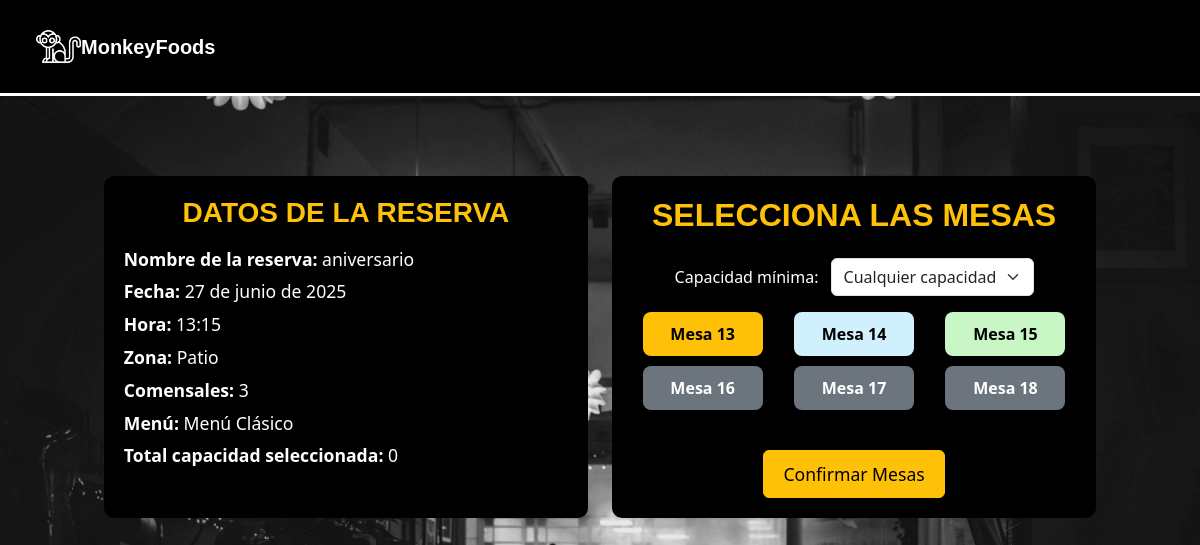
The app's page /reservas/elegir-mesas/52/ (signed in), older data.
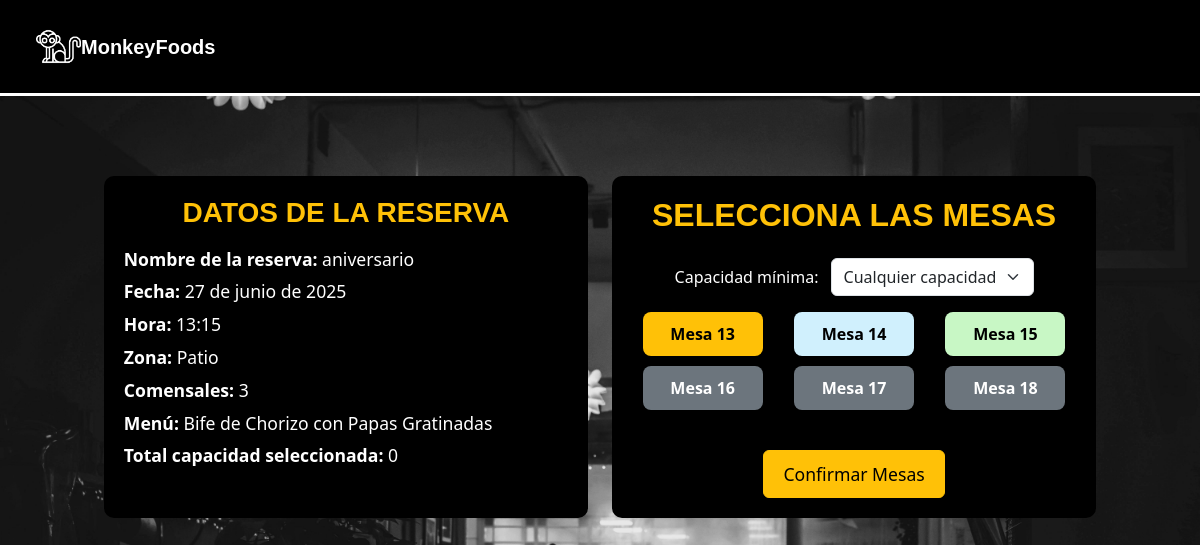
The same page, newer data.
### apps/reservas/models.py (models this page shows, shortened)
class Reserva(models.Model):
    ESTADOS_RESERVA = (
        ('borrador', 'Borrador'),
        ('completada', 'Completada'),
    )
    id_reserva = models.CharField(max_length=12, unique=True, editable=False)
    cliente = models.ForeignKey(settings.AUTH_USER_MODEL, on_delete=models.CASCADE)
    nombre_reserva = models.CharField(max_length=100)
    fecha = models.DateField()
    hora = models.TimeField()
    telefono = models.CharField(max_length=20)
    comensales = models.PositiveIntegerField(default=1)
    abono = models.DecimalField(max_digits=8, decimal_places=2)
    total = models.DecimalField(max_digits=8, decimal_places=2)
    mesas = models.ManyToManyField('Mesa')
    menu = models.ForeignKey(Menu, on_delete=models.SET_NULL, null=True, blank=True)  #modelo menú
    zona = models.ForeignKey('Zona', on_delete=models.CASCADE, null=True, blank=True)
    estado = models.CharField(max_length=20, choices=ESTADOS_RESERVA, default='borrador')

class Zona(models.Model):
    nombre = models.CharField(max_length=100)

### apps/menus/models.py (models this page shows)
class Menu(models.Model):
    nombre = models.CharField(max_length=100)
    descripcion = models.TextField()
    precio = models.DecimalField(max_digits=8, decimal_places=2)
    imagen = models.ImageField(upload_to='imagenes_menus/', blank=True, null=True)
    activo = models.BooleanField(default=True)  # <-- Nuevo campo para activar/desactivar menú
    def __str__(self):
        return self.nombre

### apps/reservas/views.py (the view, shortened to what this page needs)
# urls.py: path('elegir-mesas/<str:reserva_id>/', views.elegir_mesas, name='elegir_mesas'),
@login_required
def elegir_mesas(request, reserva_id):
    reserva = get_object_or_404(Reserva, id=reserva_id, cliente=request.user)
    zona = reserva.zona
    fecha = reserva.fecha
    hora = reserva.hora
    comensales = reserva.comensales
    hora_inicio = datetime.combine(fecha, hora)
    hora_fin = hora_inicio + timedelta(hours=2)
    hora_limite_inferior = hora_inicio - timedelta(hours=2)
    reservas_solapadas = Reserva.objects.filter(
        fecha=fecha,
        zona=zona
    ).exclude(id=reserva.id).filter(
        Q(hora__gte=hora_limite_inferior.time(), hora__lt=hora_fin.time())
    )
    mesas_ocupadas_ids = Mesa.objects.filter(
        reserva__in=reservas_solapadas
    ).values_list('id', flat=True)
    mesas = Mesa.objects.filter(zona=zona).all()
    for mesa in mesas:
        mesa.disponible = mesa.id not in mesas_ocupadas_ids
    return render(request, 'reservas/elegir_mesas.html', {
        'mesas': mesas,
        'reserva': reserva,
        'capacidades_disponibles': sorted(set(m.capacidad for m in mesas)),
    })

### apps/reservas/templates/reservas/elegir_mesas.html (shortened to what this page needs)
{% extends "base.html" %}
{% load static %}
{% block extra_head %}
<link rel="stylesheet" href="{% static 'registrar/css/elegir_mesas.css' %}">
{% endblock %}
{% block content %}
<div class="container">
  <div class="left-panel">
    <h3 class="text-center mb-3 text-warning" style="font-family: 'Century Gothic', sans-serif; font-weight: bolder;">
      DATOS DE LA RESERVA
    </h3>
    <div class="reserva-info">
      <p><strong>Nombre de la reserva:</strong> {{ reserva.nombre_reserva }}</p>
      <p><strong>Fecha:</strong> {{ reserva.fecha }}</p>
      <p><strong>Hora:</strong> {{ reserva.hora }}</p>
      <p><strong>Zona:</strong> {{ reserva.zona.nombre }}</p>
      <p><strong>Comensales:</strong> {{ reserva.comensales }}</p>
      {% if reserva.menu %}
        <p><strong>Menú:</strong> {{ reserva.menu }}</p>
      {% endif %}
      <p><strong>Total capacidad seleccionada:</strong>
        <span id="capacidadTotal" data-comensales="{{ reserva.comensales }}" data-margen-extra="1">0</span>
      </p>
    </div>
  </div>
  <div class="right-panel">
    <h2 class="mb-4 text-warning text-center" style="font-family: 'Century Gothic', sans-serif; font-weight: bolder;">
      SELECCIONA LAS MESAS
    </h2>
    <form method="post" id="mesasForm">
      <div class="filters">
        <label for="filtroCapacidad">Capacidad mínima:
          <select id="filtroCapacidad" name="capacidad_min" class="form-select d-inline-block w-auto ms-2">
            <option value="0">Cualquier capacidad</option>
          </select>
        </label>
      </div>
      <div class="mesas-grid" id="mesasGrid">
        {% for mesa in mesas %}
          <div
            class="mesa-btn capacidad-{{ mesa.capacidad }}{% if not mesa.disponible %} unavailable{% endif %}"
            data-zona="{{ mesa.zona.id }}"
            data-capacidad="{{ mesa.capacidad }}"
            data-id="{{ mesa.id }}"
            title="Mesa {{ mesa.numero }} - Capacidad: {{ mesa.capacidad }}"
          >
            Mesa {{ mesa.numero }}
          </div>
        {% endfor %}
      </div>
      <div class="mt-4 text-center">
        <button class="btn btn-warning" type="submit">Confirmar Mesas</button>
      </div>
    </form>
  </div>
</div>
{% endblock %}

Row changes from the older to the newer data that the page shows:
changed through a linked row, Reserva "aniversario": menu "Menú Clásico" → "Bife de Chorizo con Papas Gratinadas"
